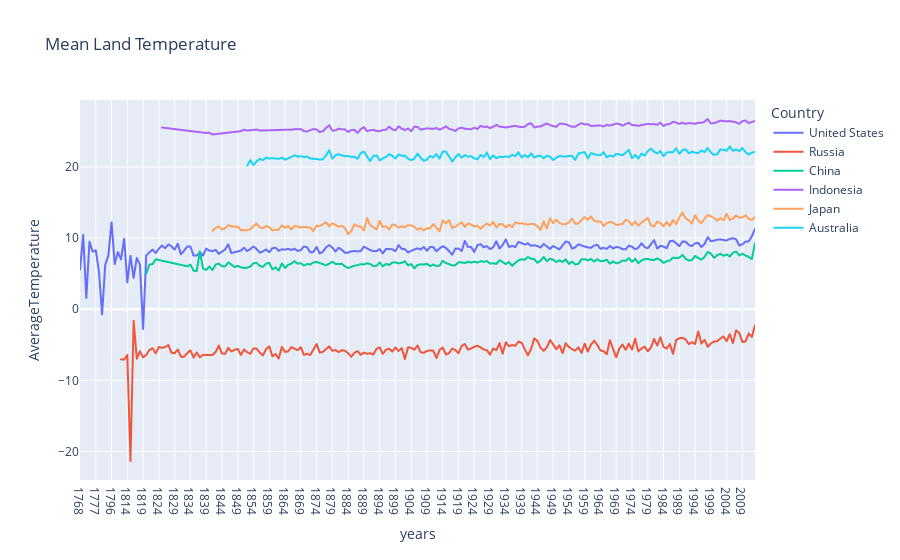

The notebook cell this image was saved under:
### Code cell
fig = px.line(data_frame= avg_temp, x = 'years', y = 'AverageTemperature', color='Country', title='Mean Land Temperature')
fig.show()

### Figure 1 — Plotly figure (JSON) as saved in the notebook; plotly's stock layout.template omitted (floating-point values rounded to 4 significant figures; data arrays with more than 128 entries replaced by an {"elided": "..."} marker saying what was removed)
{"data": [{"hovertemplate": "Country=United States<br>years=%{x}<br>AverageTemperature=%{y}<extra></extra>", "legendgroup": "United States", "line": {"color": "#636efa", "dash": "solid"}, "marker": {"symbol": "circle"}, "mode": "lines", "name": "United States", "showlegend": true, "type": "scattergl", "x": {"elided": "215 str values"}, "xaxis": "x", "y": {"elided": "215 float values"}, "yaxis": "y"}, {"hovertemplate": "Country=Russia<br>years=%{x}<br>AverageTemperature=%{y}<extra></extra>", "legendgroup": "Russia", "line": {"color": "#EF553B", "dash": "solid"}, "marker": {"symbol": "circle"}, "mode": "lines", "name": "Russia", "showlegend": true, "type": "scattergl", "x": {"elided": "202 str values"}, "xaxis": "x", "y": {"elided": "202 float values"}, "yaxis": "y"}, {"hovertemplate": "Country=China<br>years=%{x}<br>AverageTemperature=%{y}<extra></extra>", "legendgroup": "China", "line": {"color": "#00cc96", "dash": "solid"}, "marker": {"symbol": "circle"}, "mode": "lines", "name": "China", "showlegend": true, "type": "scattergl", "x": {"elided": "185 str values"}, "xaxis": "x", "y": {"elided": "185 float values"}, "yaxis": "y"}, {"hovertemplate": "Country=Indonesia<br>years=%{x}<br>AverageTemperature=%{y}<extra></extra>", "legendgroup": "Indonesia", "line": {"color": "#ab63fa", "dash": "solid"}, "marker": {"symbol": "circle"}, "mode": "lines", "name": "Indonesia", "showlegend": true, "type": "scattergl", "x": {"elided": "159 str values"}, "xaxis": "x", "y": {"elided": "159 float values"}, "yaxis": "y"}, {"hovertemplate": "Country=Japan<br>years=%{x}<br>AverageTemperature=%{y}<extra></extra>", "legendgroup": "Japan", "line": {"color": "#FFA15A", "dash": "solid"}, "marker": {"symbol": "circle"}, "mode": "lines", "name": "Japan", "showlegend": true, "type": "scattergl", "x": {"elided": "173 str values"}, "xaxis": "x", "y": {"elided": "173 float values"}, "yaxis": "y"}, {"hovertemplate": "Country=Australia<br>years=%{x}<br>AverageTemperature=%{y}<extra></extra>", "legendgroup": "Australia", "line": {"color": "#19d3f3", "dash": "solid"}, "marker": {"symbol": "circle"}, "mode": "lines", "name": "Australia", "showlegend": true, "type": "scattergl", "x": {"elided": "162 str values"}, "xaxis": "x", "y": {"elided": "162 float values"}, "yaxis": "y"}], "layout": {"legend": {"title": {"text": "Country"}, "tracegroupgap": 0}, "title": {"text": "Mean Land Temperature"}, "xaxis": {"anchor": "y", "domain": [0, 1], "title": {"text": "years"}}, "yaxis": {"anchor": "x", "domain": [0, 1], "title": {"text": "AverageTemperature"}}}}
